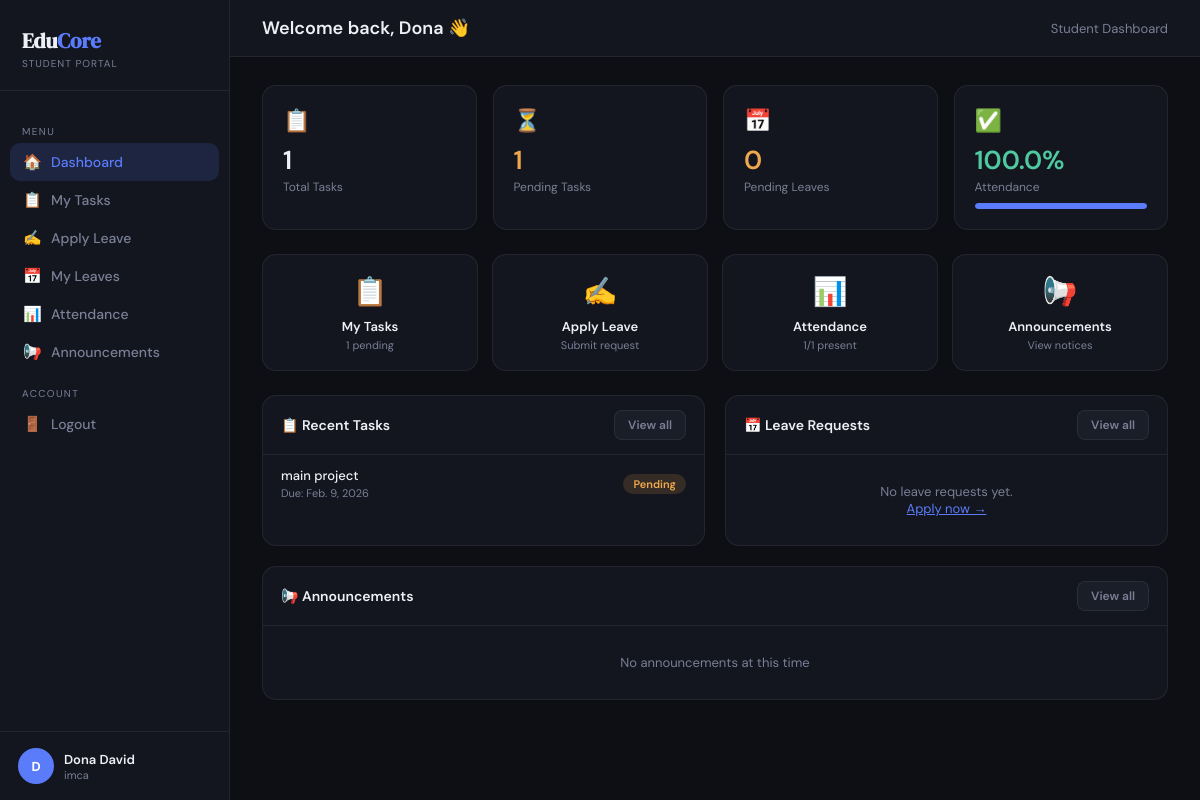
/student/dashboard/ (signed in), run on the app's committed database.
### studapp/models.py (models this page shows, shortened)
class Student(models.Model):
    user    = models.OneToOneField(User, on_delete=models.CASCADE)
    age     = models.IntegerField()
    gender  = models.CharField(max_length=10)
    course  = models.CharField(max_length=50)
    phone   = models.CharField(max_length=15)
    address = models.TextField()
    def total_classes(self):
        return self.attendance_set.count()
    def present_count(self):
        return self.attendance_set.filter(status='Present').count()
    def absent_count(self):
        return self.attendance_set.filter(status='Absent').count()
    def attendance_percentage(self):
        total = self.total_classes()
        return 0.0 if total == 0 else round((self.present_count() / total) * 100, 1)

class Task(models.Model):
    PRIORITY_CHOICES = [('Low','Low'),('Medium','Medium'),('High','High')]
    STATUS_CHOICES   = [('Pending','Pending'),('In Progress','In Progress'),('Completed','Completed')]
    student     = models.ForeignKey(Student, on_delete=models.CASCADE, related_name='tasks')
    title       = models.CharField(max_length=200)
    description = models.TextField(blank=True)
    due_date    = models.DateField()
    priority    = models.CharField(max_length=10, choices=PRIORITY_CHOICES, default='Medium')
    status      = models.CharField(max_length=15, choices=STATUS_CHOICES, default='Pending')
    assigned_on = models.DateTimeField(default=timezone.now)
    class Meta:
        ordering = ['-assigned_on']

### studapp/views.py (the view)
# urls.py: path('student/dashboard/',                  views.student_dashboard,     name='student_dashboard'),
@student_required
def student_dashboard(request):
    student = request.student
    tasks   = Task.objects.filter(student=student)
    leaves  = LeaveRequest.objects.filter(student=student)
    submitted_ids = list(TaskSubmission.objects.filter(student=student).values_list('task_id', flat=True))
    announcements = Announcement.objects.filter(is_active=True).filter(
        Q(target='all') | Q(target='specific_course', target_course=student.course))[:5]
    return render(request, 'student_dashboard.html', {
        'student':         student,
        'total_tasks':     tasks.count(),
        'pending_tasks':   tasks.filter(status='Pending').count(),
        'completed_tasks': tasks.filter(status='Completed').count(),
        'total_leaves':    leaves.count(),
        'pending_leaves':  leaves.filter(status='Pending').count(),
        'approved_leaves': leaves.filter(status='Approved').count(),
        'recent_tasks':    tasks[:4],
        'recent_leaves':   leaves[:3],
        'announcements':   announcements,
        'attendance_pct':  student.attendance_percentage(),
        'present_count':   student.present_count(),
        'absent_count':    student.absent_count(),
        'total_classes':   student.total_classes(),
        'submitted_ids':   submitted_ids,
    })

### studapp/views.py (called while the page is built)
def student_required(view_func):
    @wraps(view_func)
    @login_required
    def wrapper(request, *args, **kwargs):
        try:
            request.student = Student.objects.get(user=request.user)
        except Student.DoesNotExist:
            messages.error(request, "Student access required.")
            return redirect("login")
        return view_func(request, *args, **kwargs)
    return wrapper

### studapp/templates/student_dashboard.html (shortened to what this page needs)
<!DOCTYPE html>
<html lang="en">
<head>
</head>
<body>
<div class="sidebar">
  <div class="logo"><h1>Edu<span>Core</span></h1><p>Student Portal</p></div>
  <nav>
    <div class="nav-label">Menu</div>
    <a href="{% url 'student_dashboard' %}" class="nav-item active"><span class="ico">🏠</span> Dashboard</a>
    <a href="{% url 'student_my_tasks' %}" class="nav-item"><span class="ico">📋</span> My Tasks</a>
    <a href="{% url 'student_apply_leave' %}" class="nav-item"><span class="ico">✍️</span> Apply Leave</a>
    <a href="{% url 'student_my_leaves' %}" class="nav-item"><span class="ico">📅</span> My Leaves</a>
    <a href="{% url 'student_attendance' %}" class="nav-item"><span class="ico">📊</span> Attendance</a>
    <a href="{% url 'student_announcements' %}" class="nav-item"><span class="ico">📢</span> Announcements</a>
    <div class="nav-label">Account</div>
    <a href="{% url 'logout' %}" class="nav-item"><span class="ico">🚪</span> Logout</a>
  </nav>
  <div class="user-block">
    <div class="avatar">{{ student.user.get_full_name|slice:":1"|upper }}</div>
    <div><div class="uname">{{ student.user.get_full_name }}</div><div class="urole">{{ student.course }}</div></div>
  </div>
</div>
<div class="main">
  <div class="topbar"><h2>Welcome back, {{ student.user.first_name }} 👋</h2><span style="font-size:13px;color:var(--muted)">Student Dashboard</span></div>
  <div class="content">
    <div class="stats-row">
      <div class="stat"><div class="ico">📋</div><div class="val">{{ total_tasks }}</div><div class="lbl">Total Tasks</div></div>
      <div class="stat"><div class="ico">⏳</div><div class="val" style="color:var(--amber)">{{ pending_tasks }}</div><div class="lbl">Pending Tasks</div></div>
      <div class="stat"><div class="ico">📅</div><div class="val" style="color:var(--amber)">{{ pending_leaves }}</div><div class="lbl">Pending Leaves</div></div>
      <div class="stat"><div class="ico">✅</div><div class="val" style="color:var(--green)">{{ attendance_pct }}%</div><div class="lbl">Attendance<div class="pbar"><div class="pfill" style="width:{{ attendance_pct }}%"></div></div></div></div>
    </div>
    <div class="quick">
      <a href="{% url 'student_my_tasks' %}" class="qbtn"><div class="qico">📋</div><div class="qlbl">My Tasks</div><div class="qsub">{{ pending_tasks }} pending</div></a>
      <a href="{% url 'student_apply_leave' %}" class="qbtn"><div class="qico">✍️</div><div class="qlbl">Apply Leave</div><div class="qsub">Submit request</div></a>
      <a href="{% url 'student_attendance' %}" class="qbtn"><div class="qico">📊</div><div class="qlbl">Attendance</div><div class="qsub">{{ present_count }}/{{ total_classes }} present</div></a>
      <a href="{% url 'student_announcements' %}" class="qbtn"><div class="qico">📢</div><div class="qlbl">Announcements</div><div class="qsub">View notices</div></a>
    </div>
    <div class="grid2">
      <div class="card">
        <div class="ch"><h4>📋 Recent Tasks</h4><a href="{% url 'student_my_tasks' %}" class="btn btn-ghost">View all</a></div>
        {% if recent_tasks %}{% for task in recent_tasks %}
        <div class="ri">
          <div><div class="ri-title">{{ task.title }}</div><div class="ri-sub">Due: {{ task.due_date }}</div></div>
          {% if task.id in submitted_ids %}<span class="badge bc">✅ Submitted</span>
          {% elif task.status == 'Pending' %}<span class="badge bp">Pending</span>
          {% elif task.status == 'In Progress' %}<span class="badge bi">In Progress</span>
          {% else %}<span class="badge bc">Completed</span>{% endif %}
        </div>
        {% endfor %}{% else %}<div class="empty">No tasks assigned yet</div>{% endif %}
      </div>
      <div class="card">
        <div class="ch"><h4>📅 Leave Requests</h4><a href="{% url 'student_my_leaves' %}" class="btn btn-ghost">View all</a></div>
        {% if recent_leaves %}{% for leave in recent_leaves %}
        <div class="ri">
          <div><div class="ri-title">{{ leave.get_leave_type_display }}</div><div class="ri-sub">{{ leave.from_date }} → {{ leave.to_date }}</div></div>
          {% if leave.status == 'Pending' %}<span class="badge bp">Pending</span>
          {% elif leave.status == 'Approved' %}<span class="badge ba">Approved</span>
          {% else %}<span class="badge br">Rejected</span>{% endif %}
        </div>
        {% endfor %}{% else %}
        <div class="empty">No leave requests yet.<br><a href="{% url 'student_apply_leave' %}" style="color:var(--accent)">Apply now →</a></div>
        {% endif %}
      </div>
    </div>
    <div class="card">
      <div class="ch"><h4>📢 Announcements</h4><a href="{% url 'student_announcements' %}" class="btn btn-ghost">View all</a></div>
      {% if announcements %}{% for ann in announcements %}
      <div class="ann">
        <div class="ann-title {% if ann.priority == 'urgent' %}pu{% elif ann.priority == 'high' %}ph{% elif ann.priority == 'normal' %}pn{% else %}pl{% endif %}">
          {% if ann.priority == 'urgent' %}🚨{% elif ann.priority == 'high' %}🔴{% else %}📢{% endif %} {{ ann.title }}
        </div>
        <div class="ann-body">{{ ann.content|truncatechars:130 }}</div>
        <div class="ann-meta">{{ ann.created_at|date:"M d, Y" }}</div>
      </div>
      {% endfor %}{% else %}<div class="empty">No announcements at this time</div>{% endif %}
    </div>
  </div>
</div>
</body></html>

### studapp/templates/student_dashboard.html (style rules this page uses)
:root { --bg:#0d0f14;--surface:#13161e;--surf2:#1a1e28;--border:rgba(255,255,255,0.07);--accent:#5b7cfa;--green:#4ec9a0;--amber:#f0a84e;--red:#f0614e;--text:#eef0f7;--muted:#7a7f96;--r:14px; }
*,*::before,*::after { box-sizing:border-box;margin:0;padding:0; }
body { background:var(--bg);color:var(--text);font-family:'DM Sans',sans-serif;display:flex;min-height:100vh; }
.sidebar { width:230px;min-height:100vh;background:var(--surface);border-right:1px solid var(--border);display:flex;flex-direction:column;position:fixed;top:0;left:0;bottom:0; }
.logo { padding:26px 22px 20px;border-bottom:1px solid var(--border); }
.logo h1 { font-family:'DM Serif Display',serif;font-size:21px; }
.logo h1 span { color:var(--accent); }
.logo p { font-size:10px;color:var(--muted);letter-spacing:1px;text-transform:uppercase;margin-top:2px; }
nav { padding:18px 10px;flex:1;overflow-y:auto; }
.nav-label { font-size:10px;text-transform:uppercase;letter-spacing:1.4px;color:var(--muted);padding:0 12px;margin:16px 0 5px; }
.nav-item { display:flex;align-items:center;gap:10px;padding:9px 13px;border-radius:10px;color:var(--muted);text-decoration:none;font-size:14px;font-weight:500;transition:.15s; }
.nav-item.active { background:rgba(91,124,250,.15);color:var(--accent); }
.nav-item .ico { font-size:15px;width:18px;text-align:center; }
.user-block { padding:16px 18px;border-top:1px solid var(--border);display:flex;align-items:center;gap:10px; }
.avatar { width:36px;height:36px;border-radius:50%;background:var(--accent);display:flex;align-items:center;justify-content:center;font-size:13px;font-weight:700;color:#fff;flex-shrink:0; }
.uname { font-size:13px;font-weight:600; }
.urole { font-size:11px;color:var(--muted); }
.main { margin-left:230px;flex:1;display:flex;flex-direction:column; }
.topbar { background:var(--surface);border-bottom:1px solid var(--border);padding:16px 32px;display:flex;align-items:center;justify-content:space-between; }
.topbar h2 { font-size:18px;font-weight:600; }
.content { padding:28px 32px;flex:1; }
.stats-row { display:grid;grid-template-columns:repeat(4,1fr);gap:16px;margin-bottom:24px; }
.stat { background:var(--surface);border:1px solid var(--border);border-radius:var(--r);padding:20px; }
.stat .ico { font-size:22px;margin-bottom:8px; }
.stat .val { font-size:26px;font-weight:600;margin-bottom:2px; }
.stat .lbl { font-size:12px;color:var(--muted); }
.pbar { background:var(--surf2);border-radius:999px;height:6px;margin-top:8px;overflow:hidden; }
.pfill { height:100%;border-radius:999px;background:var(--accent); }
.quick { display:grid;grid-template-columns:repeat(4,1fr);gap:14px;margin-bottom:24px; }
.qbtn { background:var(--surface);border:1px solid var(--border);border-radius:var(--r);padding:18px;text-align:center;text-decoration:none;color:var(--text);transition:.15s;display:block; }
.qico { font-size:28px;margin-bottom:8px; }
.qlbl { font-size:13px;font-weight:600; }
.qsub { font-size:11px;color:var(--muted);margin-top:3px; }
.grid2 { display:grid;grid-template-columns:1fr 1fr;gap:20px;margin-bottom:20px; }
.card { background:var(--surface);border:1px solid var(--border);border-radius:var(--r);overflow:hidden; }
.ch { padding:14px 18px;border-bottom:1px solid var(--border);display:flex;align-items:center;justify-content:space-between; }
.ch h4 { font-size:14px;font-weight:600; }
.ri { display:flex;align-items:center;justify-content:space-between;padding:12px 18px;border-bottom:1px solid var(--border);font-size:13px; }
.ri:last-child { border-bottom:none; }
.ri-title { font-weight:500; }
.ri-sub { font-size:11px;color:var(--muted);margin-top:2px; }
.badge { display:inline-block;padding:3px 10px;border-radius:20px;font-size:11px;font-weight:600; }
.bp { background:rgba(240,168,78,.15);color:var(--amber); }
.btn { display:inline-flex;align-items:center;gap:5px;padding:6px 13px;border-radius:8px;font-size:12px;font-weight:600;cursor:pointer;text-decoration:none;border:none; }
.btn-ghost { background:var(--surf2);color:var(--muted);border:1px solid var(--border); }
.empty { text-align:center;padding:28px;color:var(--muted);font-size:13px; }

### data on the page
Student: user.get_full_name "D", user.get_full_name "Dona David", course "imca", user.first_name "Dona"
Task: title "main project", due_date "Feb. 9, 2026", status "Pending"

### other printed values
{{ total_tasks }} "1"
{{ pending_tasks }} "1"
{{ pending_leaves }} "0"
{{ attendance_pct }} "100.0"
{{ present_count }} "1"
{{ total_classes }} "1"
